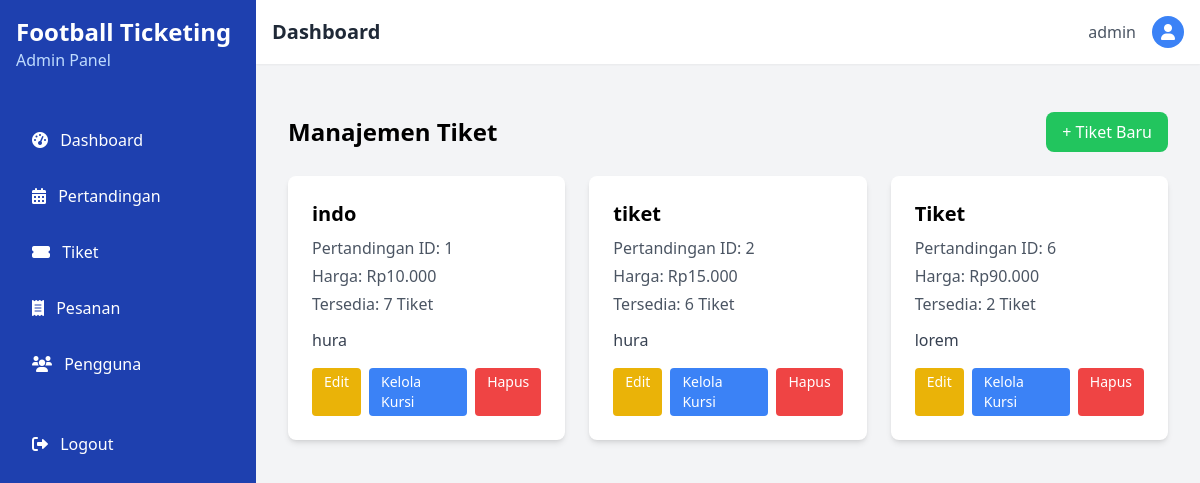
Page /admin/tickets/ (signed in) on the earlier database version.
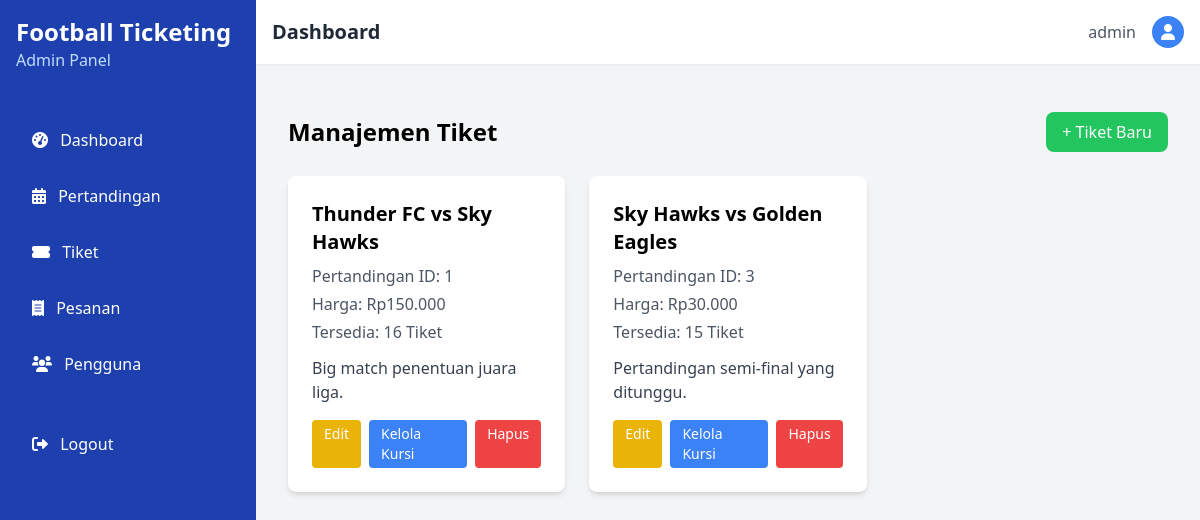
Same page on the later database version.
### tables this page shows
CREATE TABLE `tickets` (
  `id` int NOT NULL AUTO_INCREMENT,
  `match_id` int NOT NULL,
  `ticket_type` varchar(50) NOT NULL,
  `price` decimal(10,2) NOT NULL,
  `quantity_available` int DEFAULT '0',
  `description` text,
  PRIMARY KEY (`id`),
  KEY `match_id` (`match_id`),
  CONSTRAINT `tickets_ibfk_1` FOREIGN KEY (`match_id`) REFERENCES `matches` (`id`) ON DELETE CASCADE
);

### admin/tickets/index.php (the view, shortened to what this page needs)
<?php
require_once '../../config/database.php';
$stmt = $pdo->query("SELECT t.*,
                    (SELECT COUNT(*) FROM seats s WHERE s.ticket_id = t.id AND s.status = 'available') AS actual_available
                    FROM tickets t");
$tickets = $stmt->fetchAll(PDO::FETCH_ASSOC);
?>
<!DOCTYPE html>
<html lang="en">
<head>
    <script src="https://cdn.tailwindcss.com"></script>
</head>
<body class="bg-gray-100">
<?php include './includes/admin_header.php'; ?>
    <div class="container mx-auto px-4 py-8">
        <div class="flex justify-between items-center mb-6">
            <h1 class="text-2xl font-bold">Manajemen Tiket</h1>
            <a href="./create_tickets.php" class="bg-green-500 text-white px-4 py-2 rounded-lg hover:bg-green-600">
                + Tiket Baru
            </a>
        </div>
        <div class="grid grid-cols-1 md:grid-cols-2 lg:grid-cols-3 gap-6">
            <?php foreach ($tickets as $ticket): ?>
                <div class="bg-white p-6 rounded-lg shadow-md">
                    <h2 class="text-xl font-semibold mb-2"><?php echo htmlspecialchars($ticket['ticket_type']); ?></h2>
                    <p class="text-gray-600 mb-1">Pertandingan ID: <?php echo $ticket['match_id']; ?></p>
                    <p class="text-gray-600 mb-1">Harga: Rp<?php echo number_format($ticket['price'], 0, ',', '.'); ?></p>
                    <p class="text-gray-600 mb-3">
                        Tersedia: <?php echo $ticket['actual_available']; ?> Tiket
                    </p>
                    <p class="text-gray-700 mb-4"><?php echo htmlspecialchars($ticket['description']); ?></p>
                    <div class="flex space-x-2">
                        <a href="edit_ticket.php?id=<?php echo $ticket['id']; ?>"
                           class="bg-yellow-500 text-white px-3 py-1 rounded hover:bg-yellow-600 text-sm">
                            Edit
                        </a>
                        <a href="../seats/index.php?ticket_id=<?php echo $ticket['id']; ?>"
                           class="bg-blue-500 text-white px-3 py-1 rounded hover:bg-blue-600 text-sm">
                            Kelola Kursi
                        </a>
                        <a href="delete_ticket.php?id=<?php echo $ticket['id']; ?>"
                           class="bg-red-500 text-white px-3 py-1 rounded hover:bg-red-600 text-sm"
                           onclick="return confirm('Apakah Anda yakin ingin menghapus tiket ini?')">
                            Hapus
                        </a>
                    </div>
                </div>
            <?php endforeach; ?>
        </div>
    </div>
</body>
</html>

Differences in the rows shown:
removed tickets: ticket_type "indo", match "1", price "10.000", actual_available "7", description "hura"
removed tickets: ticket_type "tiket", match "2", price "15.000", actual_available "6", description "hura"
removed tickets: ticket_type "Tiket", match "6", price "90.000", actual_available "2", description "lorem"
added tickets: ticket_type "Thunder FC vs Sky Hawks", match "1", price "150.000", actual_available "16", description "Big match penentuan juara liga."
added tickets: ticket_type "Sky Hawks vs Golden Eagles", match "3", price "30.000", actual_available "15", description "Pertandingan semi-final yang ditunggu."
